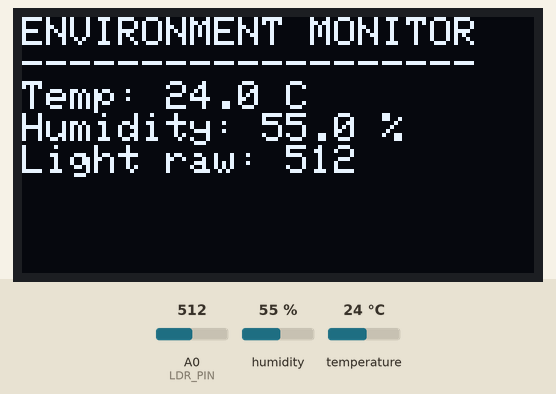
A program run on a simulated Arduino Uno R4 Minima. On the bench: 128×64 one-colour display. Inputs (shaded band) come from the test bench; at power-on: humidity 55 %, A0 (LDR_PIN) = 512, temperature 24 °C. What the program prints to the serial monitor is not drawn.

Above: at 2.6 s.
2.7 s: humidity set to 22 %
At 6.6 s:
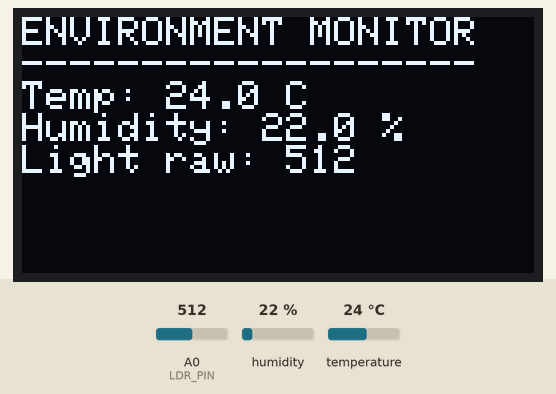
7.5 s: A0 (LDR_PIN) set to 716
At 8.5 s:
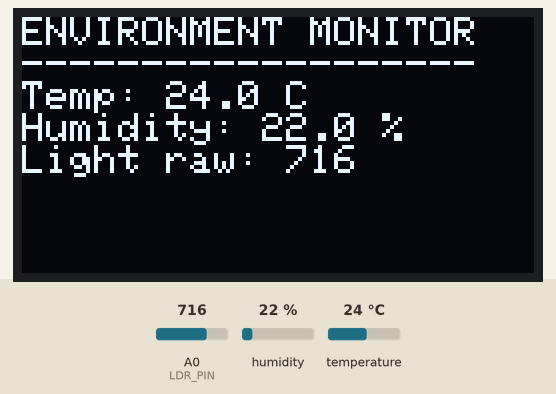
10.3 s: temperature set to 12 °C
At 15.1 s:
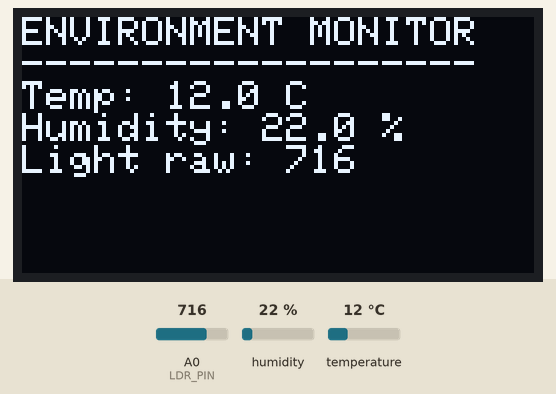
15.5 s: A0 (LDR_PIN) set to 900
At 16.9 s:
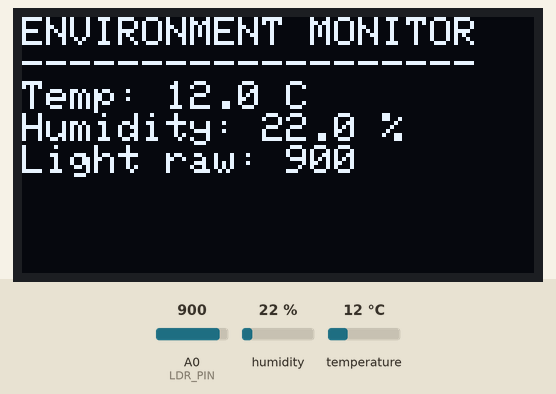
18.3 s: humidity set to 40 %
At 22.4 s:
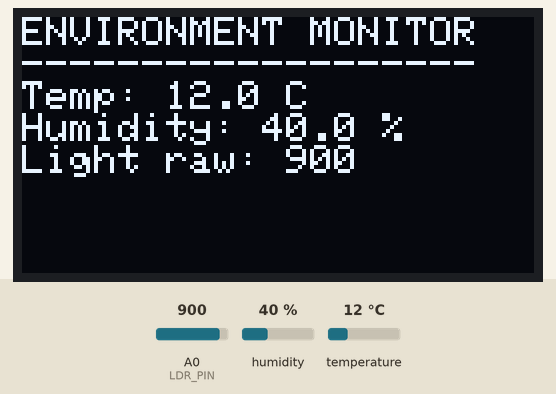
23.5 s: A0 (LDR_PIN) set to 1023
At 25.5 s:
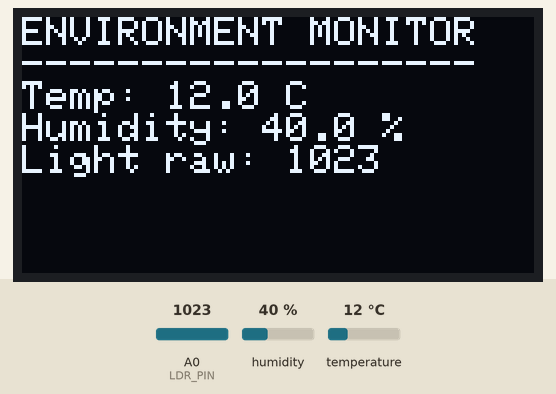
Timing chart, 0 to 27.0 s (numbered marks = the images above; inputs shaded):
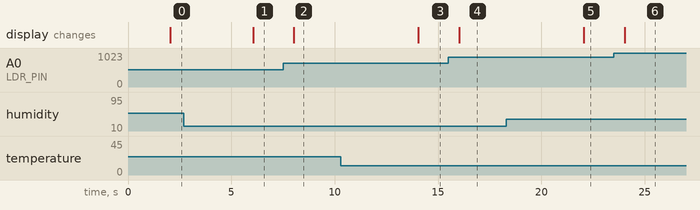

Measured:
- after the input at 2.7 s, the display: changes after 3.4 s (image 1)
- after the input at 7.5 s, the display: changes after 0.53 s (image 2)
- after the input at 10.3 s, the display: changes after 3.8 s (image 3)
- after the input at 15.5 s, the display: changes after 0.53 s (image 4)
- after the input at 18.3 s, the display: changes after 3.8 s (image 5)
- after the input at 23.5 s, the display: changes after 0.53 s (image 6)

The program:

main.cpp
```cpp
#include <Arduino.h>
#include <Wire.h>
#include <DHT.h>
#include <Adafruit_GFX.h>
#include <Adafruit_SSD1306.h>

// Pin configuration
constexpr uint8_t DHT_PIN = 2;
constexpr uint8_t LDR_PIN = A0;
constexpr uint8_t DHT_TYPE = DHT11;

// OLED display configuration
constexpr int SCREEN_WIDTH = 128;
constexpr int SCREEN_HEIGHT = 64;
constexpr int OLED_RESET = -1;
constexpr uint8_t OLED_ADDRESS = 0x3C;

DHT dht(
  DHT_PIN,
  DHT_TYPE
);

Adafruit_SSD1306 display(
    SCREEN_WIDTH,
    SCREEN_HEIGHT,
    &Wire,
    OLED_RESET
);

// Logging interval
constexpr unsigned long LOG_INTERVAL_MS = 2000;
unsigned long previousLogTime = 0;

void setup() {
    Serial.begin(9600);
    dht.begin();

    pinMode(LDR_PIN, INPUT);

    if (!display.begin(SSD1306_SWITCHCAPVCC, OLED_ADDRESS)) {
        Serial.println("ERROR: OLED not detected");
        while (true) {
            delay(100);
        }
    }

    display.clearDisplay();
    display.setTextColor(SSD1306_WHITE);
    display.setTextSize(1);
    display.setCursor(0, 0);
    display.println("Environmental");
    display.println("Data Logger");
    display.println();
    display.println("Starting...");
    display.display();

    // CSV header for the serial data stream.
    Serial.println(
        "timestamp_ms,temperature_C,humidity_pct,light_raw"
    );

    delay(1000);
}

void loop() {
    unsigned long now = millis();

    // Used instead of delay() so other tasks can run
    if (now - previousLogTime < LOG_INTERVAL_MS) {
        return;
    }

    previousLogTime = now;

    float temperature = dht.readTemperature();
    float humidity = dht.readHumidity();
    int lightRaw = analogRead(LDR_PIN);

    bool validDHT =
        !isnan(temperature) && !isnan(humidity);

    // OLED display output
    display.clearDisplay();
    display.setCursor(0, 0);

    display.println("ENVIRONMENT MONITOR");
    display.println("-------------------");

    if (validDHT) {
        display.print("Temp: ");
        display.print(temperature, 1);
        display.println(" C");

        display.print("Humidity: ");
        display.print(humidity, 1);
        display.println(" %");
    } else {
        display.println("DHT read error");
    }

    display.print("Light raw: ");
    display.println(lightRaw);

    display.display();

    // USB serial output in CSV format
    Serial.print(now);
    Serial.print(",");

    if (validDHT) {
        Serial.print(temperature, 1);
        Serial.print(",");
        Serial.print(humidity, 1);
    } else {
        Serial.print(",");
    }

    Serial.print(",");
    Serial.println(lightRaw);
}
```
